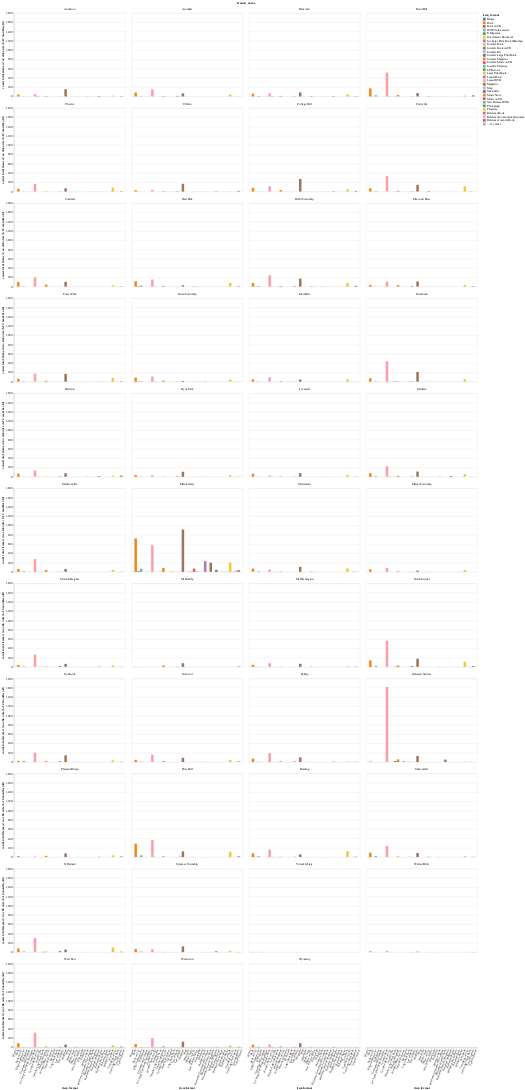

The cell this chart's notebook holds for it:
### Code cell
#@title
chart = alt.Chart(df).mark_bar().encode(
    # x='end_date:T',
    x=alt.X(
        'item_format',
        axis=alt.Axis(title='item format', labelAngle=-70),
        # sort='-y'
    ),
    y=alt.Y(
        'count_items:Q',
        title = 'count total items w/ no chk outs (6-12 months old)',
        # scale = alt.Scale(domain=[0,100]),
    ),
    color=alt.Color(
        'item_format',
        # legend=None
    ),
    tooltip=['branch_name', 'item_format', 'count_items']
).properties(
    title="",
    # .format(df.iloc[0]['branch_name']),
    width=400,
).facet(
    facet='branch_name',
    columns=4
)

chart.display()
chart.save('output.html')

### Figure 1 — Vega-Lite specification as saved in the notebook (floating-point values rounded to 4 significant figures; data arrays with more than 128 entries replaced by an {"elided": "..."} marker saying what was removed)
{"config": {"view": {"continuousWidth": 400, "continuousHeight": 300}}, "data": {"name": "data-ade77ce36e7a1e58f39bff8f6b7df2df"}, "facet": {"field": "branch_name", "type": "nominal"}, "spec": {"mark": "bar", "encoding": {"color": {"field": "item_format", "type": "nominal"}, "tooltip": [{"field": "branch_name", "type": "nominal"}, {"field": "item_format", "type": "nominal"}, {"field": "count_items", "type": "quantitative"}], "x": {"axis": {"labelAngle": -70, "title": "item format"}, "field": "item_format", "type": "nominal"}, "y": {"field": "count_items", "title": "count total items w/ no chk outs (6-12 months old)", "type": "quantitative"}}, "title": "", "width": 400}, "columns": 4, "$schema": "https://vega.github.io/schema/vega-lite/v4.17.0.json", "datasets": {"data-ade77ce36e7a1e58f39bff8f6b7df2df": {"elided": "611 records"}}}
